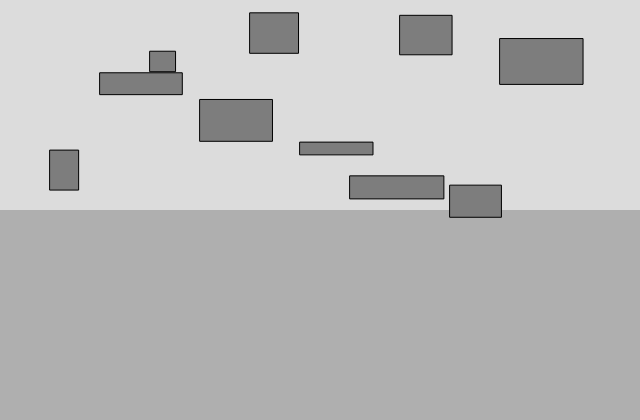
Frame 1 (no input)
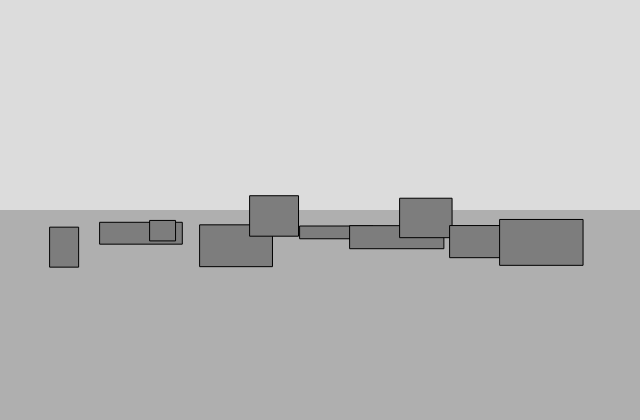
Frame 60 (no input)
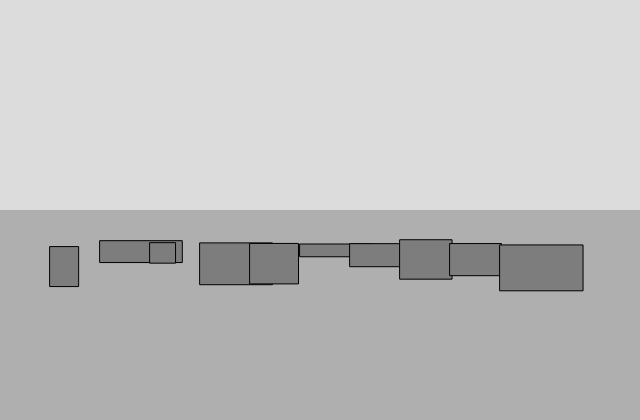
Frame 120 (the mouse pressed at the canvas centre since frame 60)

The p5.js sketch that drew these frames (run headless with seeded random() and noise() and a simulated clock; from frame 60 on, the mouse is pressed at the canvas centre):

// p5.js sketch
// ── sketch.js
class RectMover {
    constructor(x, y, w, h, m) {
        this.position = createVector(x, y);
        this.size = createVector(w, h);
        this.velocity = createVector();
        this.acceleration = createVector();
        this.mass = m;
    }

    applyForce(force) {
        let f = p5.Vector.div(force, this.mass);
        this.acceleration.add(f);
    }

    update() {
        this.velocity.add(this.acceleration);
        this.position.add(this.velocity);
        this.acceleration.mult(0);
        this.checkEdges();
    }

    show() {
        stroke(0);
        fill(125);
        rect(this.position.x, this.position.y, this.size.x, this.size.y);
    }

    checkEdges() {
        if (this.position.y > height - this.size.y) {
            this.position.y = height - this.size.y;
            this.velocity.y *= -1;
        }
    }
}

class Liquid {
    constructor(x, y, w, h, c) {
        this.x = x;
        this.y = y;
        this.w = w;
        this.h = h;
        this.c = c;
    }

    show() {
        noStroke();
        fill(175);
        rect(this.x, this.y, this.w, this.h);
    }

    contains(mover) {
        let pos = mover.position;

        return (
            pos.x > this.x &&
            pos.x < this.x + this.w &&
            pos.y > this.y &&
            pos.y < this.y + this.h
        )
    }

    calculateDrag(mover) {
        let speed = mover.velocity.mag();
        let dragMagnitude = this.c * speed * speed * mover.size.x;

        let dragForce = mover.velocity.copy();
        dragForce.mult(-1);
        dragForce.setMag(dragMagnitude);

        dragForce.limit(mover.velocity.mag());
        return dragForce;
    }
}

let movers = [];
let liquid;
let gravity;

function setup() {
    createCanvas(640, 420);

    for (let i = 0; i < 10; i++) {
        m = new RectMover(
            50 + 50 * i,
            random(0, height / 2),
            random(10, 100),
            random(10, 50),
            3
        );
        movers.push(m);
    }

    gravity = createVector(0, 0.1);

    liquid = new Liquid(
        0,
        height / 2,
        width,
        height / 2,
        0.1
    )
}

function draw() {
    background(220);

    liquid.show();

    for (let i = 0; i < movers.length; i++) {
        let m = movers[i];
        let gravityForce = p5.Vector.mult(gravity, m.mass);
        m.applyForce(gravityForce);

        if (liquid.contains(m)) {
            let dragForce = liquid.calculateDrag(m);

            m.applyForce(dragForce);
        }

        m.update();
        m.show();

    }

}
